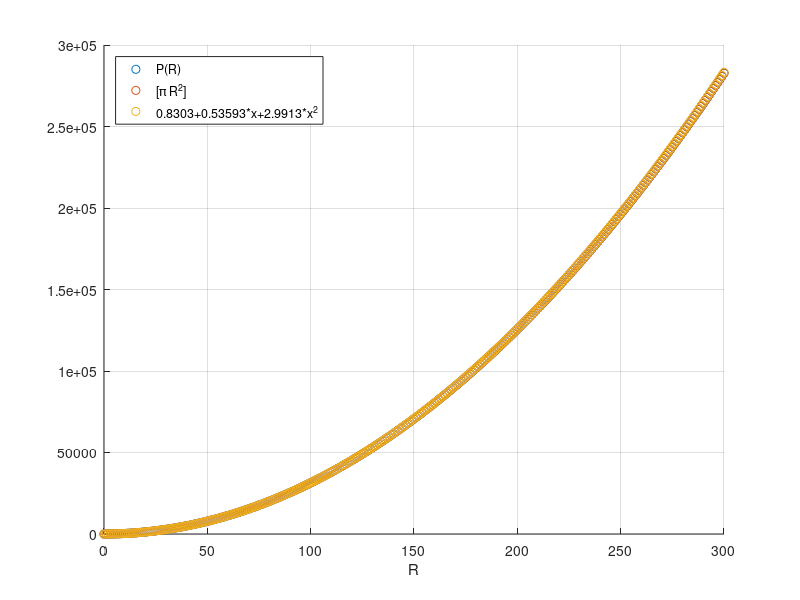

The MATLAB script that drew this image:
clear all;
for k=0:300
    
    R=k;
    n=0;
    Rf=floor(R);
    
    for i=0:R
        for j=0:R
            m=sqrt(i^2+j^2);
            if m>R
                break
            endif
        n=n+1;
        endfor
    endfor
    P(k+1)= 4*n - 4*Rf -3;
endfor


s=0:k;
scatter(s,P), xlabel('R')
hold on
grid on
P_ar=floor(3.14159265*(s.^2));
scatter(s,P_ar)
P_pol=floor(2.2673-0.59545*s+3.1496*s.^2);
scatter(s,P_pol)

legend('P(R)','[\pi R^2]', '0.8303+0.53593*x+2.9913*x^2','Location','northwest')
xlabel('R')
